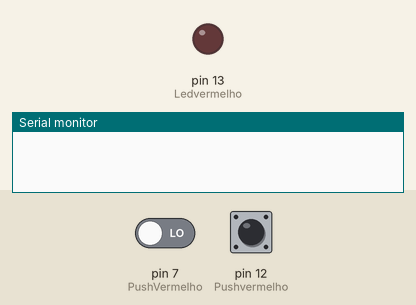
Recording of a sketch running on a simulated Arduino Uno, built with avr-gcc and run on an emulated ATmega328P. Parts: output pins drawn as LEDs (lit = HIGH), the last lines printed to the serial monitor. The test bench sets the inputs (shaded band); at power-on: pin 12 (Pushvermelho) LOW, pin 7 (PushVermelho) LOW.

Above: at 1.2 s.
1.3 s: pin 12 (Pushvermelho) pulled HIGH for 0.15 s
At 1.38 s:
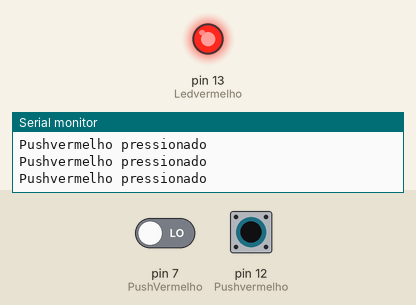
4.5 s: pin 12 (Pushvermelho) pulled HIGH for 3.2 s
At 8.2 s:
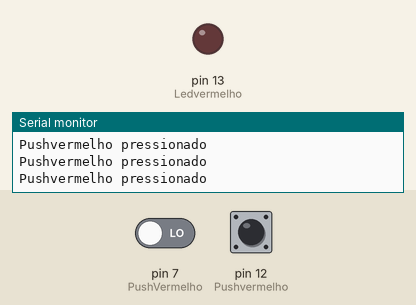
9.2 s: pin 7 (PushVermelho) driven HIGH and pin 12 (Pushvermelho) driven HIGH
At 10.4 s:
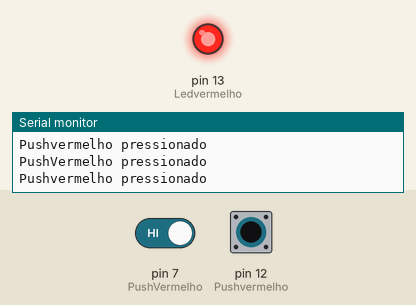
12.2 s: pin 12 (Pushvermelho) driven LOW
At 13.0 s:
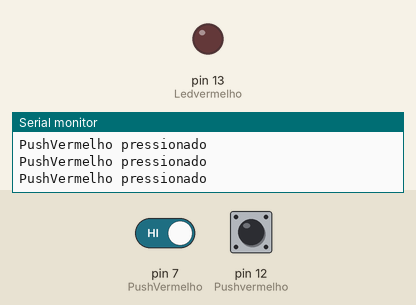
13.7 s: pin 12 (Pushvermelho) driven HIGH
At 15.1 s:
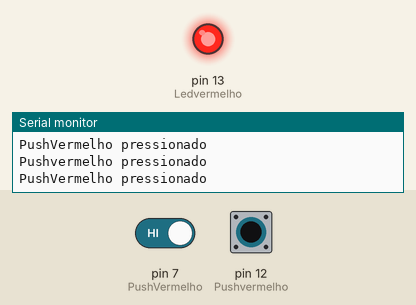
Timing chart, 0 to 16.7 s (numbered marks = the images above; inputs shaded):
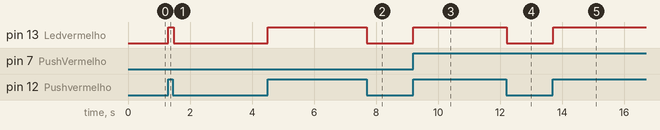

The sketch:

PUSH_BUTTON.ino
```cpp
int Ledvermelho=13;
int Pushvermelho=12;
int LedVermelho=8;
int PushVermelho=7;

void setup() {
pinMode(Ledvermelho,OUTPUT);
pinMode(Pushvermelho,INPUT);
Serial.begin(9600);
}

void loop() {

 if (digitalRead(Pushvermelho)==HIGH){
   digitalWrite(Ledvermelho,HIGH);
  Serial.println("Pushvermelho pressionado");
 } else { digitalWrite(Ledvermelho,LOW);}

 if (digitalRead(PushVermelho)==HIGH){
   digitalWrite(LedVermelho,HIGH);
  Serial.println("PushVermelho pressionado");
 } else { digitalWrite(LedVermelho,LOW);}

}// fim loop
```

Measured:
- after the input at 1.3 s, pin 13 (Ledvermelho): LOW → HIGH at once, → LOW 0.18 s later
- after the input at 4.5 s, pin 13 (Ledvermelho): LOW → HIGH at once, → LOW 3.2 s later
- after the input at 9.2 s, pin 13 (Ledvermelho): LOW → HIGH at once
- after the input at 12.2 s, pin 13 (Ledvermelho): HIGH → LOW at once
- after the input at 13.7 s, pin 13 (Ledvermelho): LOW → HIGH at once
